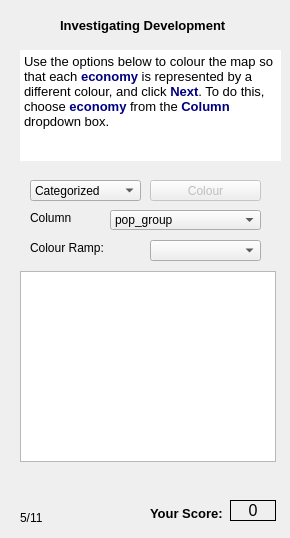
  <widget class="QWizardPage" name="wizardPage5">
   <widget class="QLabel" name="label_10">
    <property name="geometry">
     <rect>
      <x>150</x>
      <y>498</y>
      <width>81</width>
      <height>31</height>
     </rect>
    </property>
    <property name="font">
     <font>
      <pointsize>10</pointsize>
      <weight>75</weight>
      <bold>true</bold>
     </font>
    </property>
    <property name="text">
     <string>Your Score:</string>
    </property>
   </widget>
   <widget class="QComboBox" name="ColourRampcomboBox_2">
    <property name="enabled">
     <bool>true</bool>
    </property>
    <property name="geometry">
     <rect>
      <x>150</x>
      <y>240</y>
      <width>111</width>
      <height>21</height>
     </rect>
    </property>
   </widget>
   <widget class="QPushButton" name="ChangeColourButton_2">
    <property name="enabled">
     <bool>false</bool>
    </property>
    <property name="geometry">
     <rect>
      <x>150</x>
      <y>180</y>
      <width>111</width>
      <height>21</height>
     </rect>
    </property>
    <property name="text">
     <string>Colour</string>
    </property>
   </widget>
   <widget class="QLabel" name="colourRampLabel_2">
    <property name="enabled">
     <bool>true</bool>
    </property>
    <property name="geometry">
     <rect>
      <x>30</x>
      <y>240</y>
      <width>81</width>
      <height>16</height>
     </rect>
    </property>
    <property name="text">
     <string>Colour Ramp:</string>
    </property>
   </widget>
   <widget class="QComboBox" name="StyleTypecomboBox_2">
    <property name="geometry">
     <rect>
      <x>30</x>
      <y>180</y>
      <width>111</width>
      <height>21</height>
     </rect>
    </property>
    <property name="currentIndex">
     <number>1</number>
    </property>
    <item>
     <property name="text">
      <string>Single Colour</string>
     </property>
    </item>
    <item>
     <property name="text">
      <string>Categorized</string>
     </property>
    </item>
   </widget>
   <widget class="QTableView" name="categoryTableView_2">
    <property name="geometry">
     <rect>
      <x>20</x>
      <y>271</y>
      <width>256</width>
      <height>191</height>
     </rect>
    </property>
    <property name="showGrid">
     <bool>false</bool>
    </property>
   </widget>
   <widget class="QComboBox" name="ColumncomboBox_2">
    <property name="enabled">
     <bool>true</bool>
    </property>
    <property name="geometry">
     <rect>
      <x>110</x>
      <y>210</y>
      <width>151</width>
      <height>20</height>
     </rect>
    </property>
    <property name="currentIndex">
     <number>2</number>
    </property>
    <item>
     <property name="text">
      <string>economy</string>
     </property>
    </item>
    <item>
     <property name="text">
      <string>income_grp</string>
     </property>
    </item>
    <item>
     <property name="text">
      <string>pop_group</string>
     </property>
    </item>
   </widget>
   <widget class="QLabel" name="Score_label_4">
    <property name="geometry">
     <rect>
      <x>230</x>
      <y>500</y>
      <width>46</width>
      <height>21</height>
     </rect>
    </property>
    <property name="font">
     <font>
      <pointsize>12</pointsize>
     </font>
    </property>
    <property name="frameShape">
     <enum>QFrame::Box</enum>
    </property>
    <property name="text">
     <string>0</string>
    </property>
    <property name="alignment">
     <set>Qt::AlignCenter</set>
    </property>
   </widget>
   <widget class="QTextBrowser" name="textBrowser_4">
    <property name="geometry">
     <rect>
      <x>20</x>
      <y>50</y>
      <width>261</width>
      <height>111</height>
     </rect>
    </property>
    <property name="frameShape">
     <enum>QFrame::NoFrame</enum>
    </property>
    <property name="frameShadow">
     <enum>QFrame::Plain</enum>
    </property>
    <property name="html">
     <string>&lt;!DOCTYPE HTML PUBLIC &quot;-//W3C//DTD HTML 4.0//EN&quot; &quot;http://www.w3.org/TR/REC-html40/strict.dtd&quot;&gt;
&lt;html&gt;&lt;head&gt;&lt;meta name=&quot;qrichtext&quot; content=&quot;1&quot; /&gt;&lt;style type=&quot;text/css&quot;&gt;
p, li { white-space: pre-wrap; }
&lt;/style&gt;&lt;/head&gt;&lt;body style=&quot; font-family:'MS Shell Dlg 2'; font-size:8.25pt; font-weight:400; font-style:normal;&quot;&gt;
&lt;p style=&quot; margin-top:0px; margin-bottom:0px; margin-left:0px; margin-right:0px; -qt-block-indent:0; text-indent:0px;&quot;&gt;&lt;span style=&quot; font-size:10pt;&quot;&gt;Use the options below to colour the map so that each &lt;/span&gt;&lt;span style=&quot; font-size:10pt; font-weight:600; color:#00007f;&quot;&gt;economy&lt;/span&gt;&lt;span style=&quot; font-size:10pt;&quot;&gt; is represented by a different colour, and click &lt;/span&gt;&lt;span style=&quot; font-size:10pt; font-weight:600; color:#00007f;&quot;&gt;Next&lt;/span&gt;&lt;span style=&quot; font-size:10pt;&quot;&gt;. To do this, choose &lt;/span&gt;&lt;span style=&quot; font-size:10pt; font-weight:600; color:#00007f;&quot;&gt;economy&lt;/span&gt;&lt;span style=&quot; font-size:10pt;&quot;&gt; from the &lt;/span&gt;&lt;span style=&quot; font-size:10pt; font-weight:600; color:#00007f;&quot;&gt;Column&lt;/span&gt;&lt;span style=&quot; font-size:10pt;&quot;&gt; dropdown box.&lt;/span&gt;&lt;/p&gt;&lt;/body&gt;&lt;/html&gt;</string>
    </property>
   </widget>
   <widget class="QLabel" name="columnLabel_2">
    <property name="enabled">
     <bool>true</bool>
    </property>
    <property name="geometry">
     <rect>
      <x>30</x>
      <y>210</y>
      <width>41</width>
      <height>16</height>
     </rect>
    </property>
    <property name="text">
     <string>Column:</string>
    </property>
   </widget>
   <widget class="QLabel" name="label_11">
    <property name="geometry">
     <rect>
      <x>60</x>
      <y>10</y>
      <width>181</width>
      <height>31</height>
     </rect>
    </property>
    <property name="font">
     <font>
      <pointsize>10</pointsize>
      <weight>75</weight>
      <bold>true</bold>
     </font>
    </property>
    <property name="text">
     <string>Investigating Development</string>
    </property>
   </widget>
   <widget class="QLabel" name="label_56">
    <property name="geometry">
     <rect>
      <x>20</x>
      <y>510</y>
      <width>31</width>
      <height>16</height>
     </rect>
    </property>
    <property name="text">
     <string>5/11</string>
    </property>
   </widget>
  </widget>
